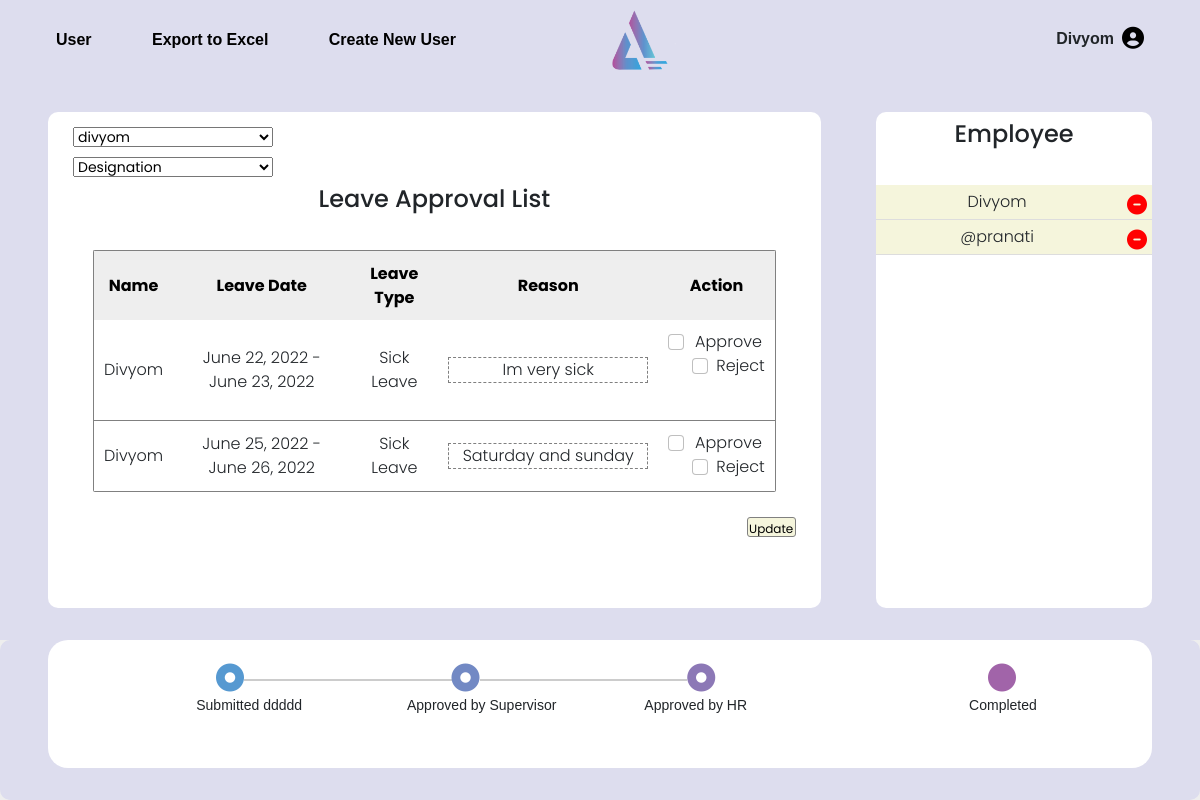
Before: /dashboard/manager/ (signed in) with the older database file.
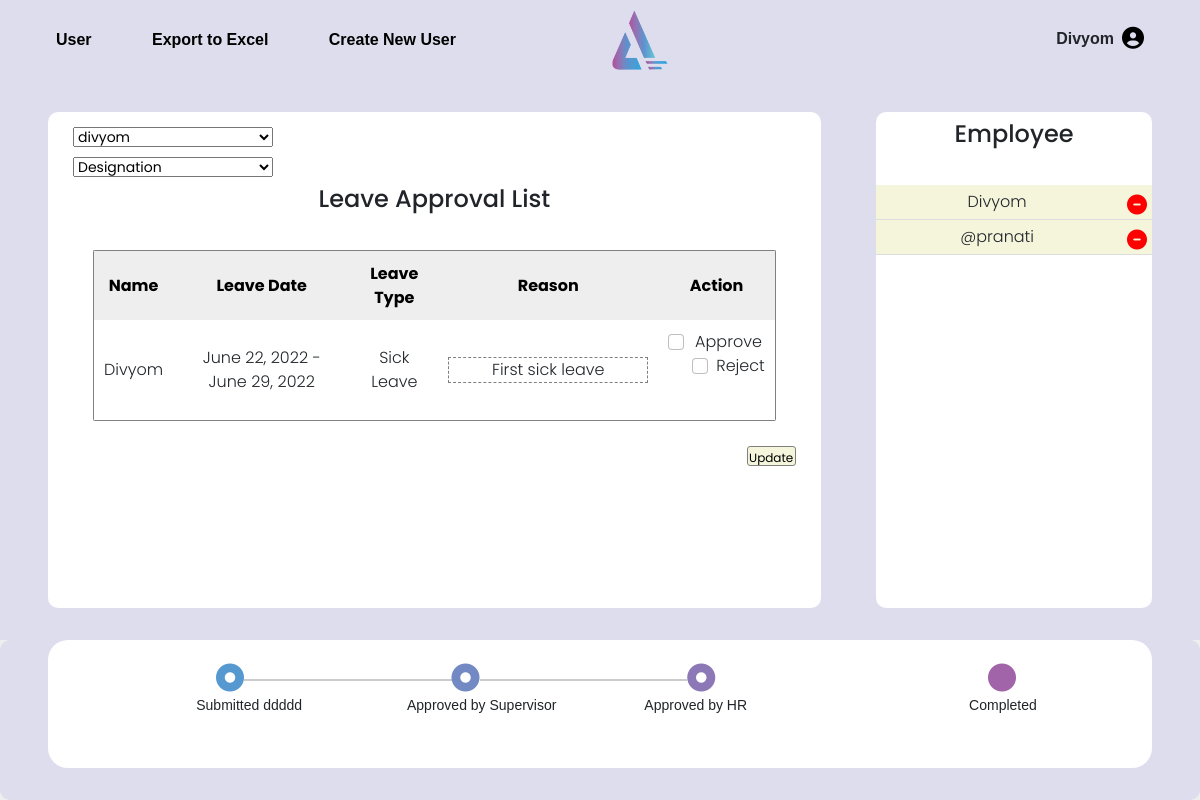
After: the same page with the newer database file.
### lleave/models.py (models this page shows, shortened)
class LeaveApplication(models.Model):
    fdate = models.DateField()
    tdate = models.DateField()
    type_of_leave = models.CharField(max_length=20, default='')
    reason = models.CharField(max_length = 500, default = '')
    authuser = models.ForeignKey(User,on_delete=models.CASCADE, default="", null =True, db_constraint=False)
    status = models.BooleanField('Approved', default = False)
    reject = models.BooleanField('Reject', default = False)
    pending = models.BooleanField('Pending', default = True)

### lleave/views.py (the view, shortened to what this page needs)
# urls.py: path('manager/', views.manager_view, name ='Adminview'),
@login_required
def manager_view(request):
    user= User.objects.all()
    leave_user_data = LeaveApplication.objects.all()
    prms = {'user' : user, 'leave_user_data':leave_user_data}
    return render(request, 'lusers/admin.html', prms)

### lusers/templates/lusers/admin.html (shortened to what this page needs)
{% extends 'lusers/base.html' %}
{% load static %}
{% block bodystyle %}  <link rel="stylesheet" type= "text/css" href={% static "css/admin.css" %}>{% endblock %}
{% block body %}
    <div class="con">
        <div class="navbar">
            <div class="admin-space">
                <a href="/dashboard/"> User </a>
                <a href=""> Export to Excel </a>
                <a href="/dashboard/createuser/"> Create New User </a>
            </div>
            <div class="logo-space">
                <img src={% static "images/audvik-logo2.png" %} alt="" width="80rem">
            </div>
            <div class="user-name-space">
                <div class="name-space">
                  {{ request.user|capfirst}}
                </div>
                <div class="user-icon-space dropdown" style="margin-left:5px">
                    <i class="fa-solid fa-circle-user"></i>
                </div>
            </div>
        </div>
        <div class="main">
            <div class="content-left">
              <div class="outer-wrapper">
                <select>
                  {% for i in user %}
                  <option value="i.id">{{ i.username }}</option>
                  {% endfor %}
                </select>
                <select>
                  <option value="0">Designation</option>
                </select>
              </div>
                <h4>Leave Approval List</h4>
                <div class="outer-wrapper">
                  <div class="table-wrapper">
                <table class="t1">
                    <thead>
                        <tr>
                          <th scope="col">Name</th>
                          <th scope="col">Leave Date</th>
                          <th scope="col">Leave Type</th>
                          <th scope="col">Reason</th>
                          <th scope="col">Action</th>
                        </tr>
                      </thead>
                    <tbody>
                      {% for i in leave_user_data|slice:"::-1" %}
                      <tr>
                          <td>{{i.authuser|capfirst}}</td>
                          <td>{{i.fdate}} - {{ i.tdate }}</td>
                          <td>{{i.type_of_leave}}</td>
                          <td > <div id="tb-reason"> {{i.reason}} </div></td>
                          <td>
                            <form action="" method="post" id="action-form">
                            <div class="form-check">
                              <input class="form-check-input" type="checkbox" value={{ i.id }} name="boxes">
                              <label> Approve</label>
                              <div class="form-check">
                                <input class="form-check-input" type="checkbox" value={{ i.id }} name="box">
                                <label> Reject</label>
                          </td>
                        </tr>
                        {% endfor %}
                      </tbody>
                    </table>
                  </div>
                </div>
                <input type="submit" value="Update" class="update-btn">
            </div>
            <div class="content-right">
                    <h4>Employee</h4>
                    <div class="emp-wrapper">
                    <table class="t2">
                        {% for i in user|slice:"0:" %}
                        <tr>
                          <td>{{i.username|capfirst }}  &nbsp; <i id="delete-user-icon" class="fa-solid fa-circle-minus"></i></td>
                        </tr>
                        {% endfor %}
                    </table>
                  </div>
            </div>
        </div>
        {% endblock %}

### lusers/templates/lusers/base.html (shortened to what this page needs)
{% load static %}
<!DOCTYPE html>
<html lang="en">
<head>
    <link href="https://cdn.jsdelivr.net/npm/bootstrap@5.0.2/dist/css/bootstrap.min.css" rel="stylesheet"
>
    {% block bodystyle %} {% endblock %}
</head>
<body>
    {% block body %} {% endblock %}
    <div class="footer">
        <div class="footer-content">
            <div class="status-bar">
                <div class="upper-bar">
                <div class="progresses">
                    <div class="steps">
                        <span><i class="fa-solid fa-circle-dot dot-1"></i> </span>
                    </div>
                    <span class="line"></span>
                    <div class="steps">
                        <span><i class="fa-solid fa-circle-dot dot-2"></i></span>
                    </div>
                    <span class="line"></span>
                    <div class="steps">
                        <span><i class="fa-solid fa-circle-dot dot-3"></i></span>
                    </div>
                </div>
                <div class="complete-circle-bar">
                    <span><i class="fa-solid fa-circle"></i></span>
                </div>
            </div>
    <div class="content-bar">
        <div class="section-name">
            <p class="s">Submitted ddddd</p>
            <p class="s">Approved by Supervisor</p>
            <p>Approved by HR</p>
        </div>
        <div class="compete-content-bar s">
            <p id="status-content">Completed</p>
        </div>
    </div>
    </div>
</div>
</div>
</body>
</html>

### lusers/static/css/admin.css (style rules this page uses)
body { background-color: #eee; font-family: "Poppins", sans-serif; font-weight: 300; }
* { margin: 0;padding: 0; }
.admin-space { display: flex; width: 25rem; justify-content: space-between; }
.logo-space { margin-right: 15rem; }
.navbar { height:5rem; display: flex; justify-content: space-between; padding: 0px 3.5rem; background-color: #dde;; font-weight: bold; font-family: sans-serif; }
.navbar .user-name-space { display: flex; }
.admin-space,.user-name-space { margin: auto 0px; }
.admin-space a { text-decoration: none; }
.navbar .fa-solid { font-size: 22px; }
.navbar { font-size: 16px; }
.main { height:35rem; padding: 0 3rem; display: flex; justify-content: space-between; background-color: #dde; }
.main .content-left { width:70%; background-color: white; margin: 2rem 0; border-radius: 10px; margin-right: 2rem; }
.content-right { width: 25%; margin: 2rem 0; background-color: white; border-radius: 10px; display: flex; flex-direction: column; }
.emp-wrapper { margin-top: 20px; width: 100%; height: 80%; overflow-y: scroll; }
.t2 { background-color: beige; width: 100%; text-align: center; }
.t2 tr { border-bottom: 0.5px solid #ddd; height: 35px; }
.main h4 { margin: 0.5rem 0; text-align: center; margin-bottom: 1rem; }
a { text-decoration: none; color: black; }
.outer-wrapper { display: flex; margin: 5px 25px; flex-direction: column; }
.outer-wrapper select { height: 20px; margin-top: 10px; font-size: 14px; width: 200px; }
.t1 { border: 1px solid gray; width: 100%; margin: auto; border-radius: 10px; }
th { position: sticky; top:0px; background-color: #eee; color:black; }
.table-wrapper { max-height: 400px; overflow-y: scroll; margin: 20px; text-align: center; border-radius: 2px; }
.t1 thead tr { height:70px; }
.t1 tbody tr td { padding: 10px; }
.t1 tbody tr { border-bottom: 0.5px solid gray; }
#tb-reason { border: 0.2px dashed gray; max-height: 100px; width: 200px; overflow-y: scroll; }
.update-btn { height: 20px; background-color: beige; border-radius: 3px; padding: 1.5px; font-size: 12px; border: 1px solid gray; float: right; margin-right: 25px; }
#action-form { height: 80px; display: flex; flex-direction: column; justify-content: space-between; }
#delete-user-icon { float: right; margin-right: 5px; color:red; font-size: 20px; margin-top: 5px; }
.footer { padding: 0 3rem; background-color: #dde; border-radius: 10px; height:10rem; }
.footer .footer-content { background-color: white; border-radius: 20px; padding: 2rem 2rem; padding-top:1rem; height: 8rem; }
.status-bar { margin: 0.5rem 0; height: 2rem; }
.fa-solid { font-size: 28px; color:#ccc; }
.progresses { display: flex; align-items: center; margin-left:2rem ; width: 60%; }
.line { width: 70%; height: 2px; background: #ccc; }
.section-name { display: flex; align-items: center; margin-left:1rem; width: 65%; display: flex; justify-content: space-between; }
p { font-size: 14px; font-family: sans-serif; }
.s { margin-left: 3%; }
.upper-bar, .content-bar { display: flex; justify-content: space-between; padding: 0 10%; }
.content-bar { padding: 0 8%; }
.fa-circle-user { color: black; font-size: 26px; margin-left: 3px; }
.dropdown { position: relative; display: inline-block; }
.dot-1 { color:#5699D1 }
.dot-2 { color:#7289C4 }
.dot-3 { color:#8C78B6 }
.fa-circle { color:#A164A9 }

Changed rows visible on the page:
removed LeaveApplication: authuser "Divyom", fdate "June 22, 2022", tdate "June 23, 2022", type_of_leave "Sick Leave", reason "Im very sick"
removed LeaveApplication: authuser "Divyom", fdate "June 25, 2022", tdate "June 26, 2022", type_of_leave "Sick Leave", reason "Saturday and sunday"
added LeaveApplication: authuser "Divyom", fdate "June 22, 2022", tdate "June 29, 2022", type_of_leave "Sick Leave", reason "First sick leave"
